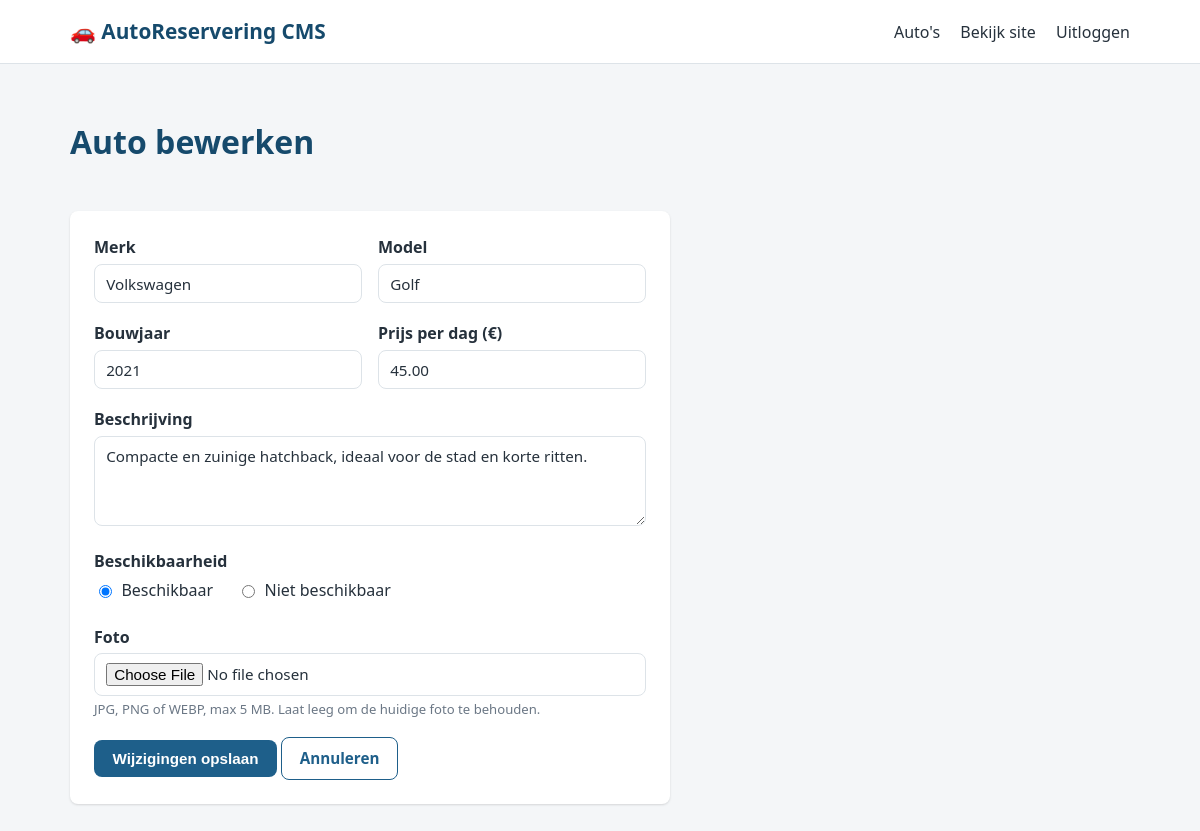
/admin/car_form.php?id=1 (signed in), run on the app's committed database.
### tables this page shows
CREATE TABLE IF NOT EXISTS cars (
    id INT AUTO_INCREMENT PRIMARY KEY,
    brand VARCHAR(100) NOT NULL,
    model VARCHAR(100) NOT NULL,
    year INT NOT NULL,
    price_per_day DECIMAL(10,2) NOT NULL,
    description TEXT,
    photo VARCHAR(255) DEFAULT NULL,
    available TINYINT(1) NOT NULL DEFAULT 1,
    created_at TIMESTAMP DEFAULT CURRENT_TIMESTAMP,
    updated_at TIMESTAMP DEFAULT CURRENT_TIMESTAMP ON UPDATE CURRENT_TIMESTAMP
);

### includes/functions.php (called while the page is built, shortened)
<?php
function e(?string $value): string
{
    return htmlspecialchars($value ?? '', ENT_QUOTES, 'UTF-8');
}

### includes/db.php (called while the page is built)
<?php
function get_pdo(): PDO
{
    static $pdo = null;
    if ($pdo === null) {
        $dsn = 'mysql:host=' . DB_HOST . ';dbname=' . DB_NAME . ';charset=utf8mb4';
        $pdo = new PDO($dsn, DB_USER, DB_PASS, [
            PDO::ATTR_ERRMODE => PDO::ERRMODE_EXCEPTION,
            PDO::ATTR_DEFAULT_FETCH_MODE => PDO::FETCH_ASSOC,
            PDO::ATTR_EMULATE_PREPARES => false,
        ]);
    }
    return $pdo;
}

### admin/car_form.php (the view, shortened to what this page needs)
<?php
$car = [
    'id' => null,
    'brand' => '',
    'model' => '',
    'year' => date('Y'),
    'price_per_day' => '',
    'description' => '',
    'photo' => null,
    'available' => 1,
];
$isEdit = false;
if (isset($_GET['id'])) {
    $stmt = get_pdo()->prepare('SELECT * FROM cars WHERE id = :id');
    $stmt->execute(['id' => (int) $_GET['id']]);
    $found = $stmt->fetch();
    $car = $found;
    $isEdit = true;
}
$pageTitle = $isEdit ? 'Auto bewerken' : 'Nieuwe auto toevoegen';
require_once __DIR__ . '/../includes/admin_header.php';
?>
<div class="page-header">
    <h1><?= e($pageTitle) ?></h1>
</div>
<div class="form-card">
    <form method="post" action="car_save.php" enctype="multipart/form-data">
        <div class="form-row">
            <div class="form-group">
                <label for="brand">Merk</label>
                <input type="text" id="brand" name="brand" required value="<?= e($car['brand']) ?>">
            </div>
            <div class="form-group">
                <label for="model">Model</label>
                <input type="text" id="model" name="model" required value="<?= e($car['model']) ?>">
            </div>
        </div>
        <div class="form-row">
            <div class="form-group">
                <label for="year">Bouwjaar</label>
                <input type="number" id="year" name="year" required min="1950" max="<?= (int) date('Y') + 1 ?>" value="<?= e((string) $car['year']) ?>">
            </div>
            <div class="form-group">
                <label for="price_per_day">Prijs per dag (€)</label>
                <input type="number" id="price_per_day" name="price_per_day" required min="0" step="0.01" value="<?= e((string) $car['price_per_day']) ?>">
            </div>
        </div>
        <div class="form-group">
            <label for="description">Beschrijving</label>
            <textarea id="description" name="description"><?= e($car['description']) ?></textarea>
        </div>
        <div class="form-group">
            <label>Beschikbaarheid</label>
            <div class="radio-group">
                <label><input type="radio" name="available" value="1" <?= (int) $car['available'] === 1 ? 'checked' : '' ?>> Beschikbaar</label>
                <label><input type="radio" name="available" value="0" <?= (int) $car['available'] === 0 ? 'checked' : '' ?>> Niet beschikbaar</label>
            </div>
        </div>
        <div class="form-group">
            <label for="photo">Foto</label>
            <input type="file" id="photo" name="photo" accept=".jpg,.jpeg,.png,.webp">
            <p class="help-text">JPG, PNG of WEBP, max 5 MB.<?= $isEdit ? ' Laat leeg om de huidige foto te behouden.' : '' ?></p>
        </div>
        <button type="submit" class="btn"><?= $isEdit ? 'Wijzigingen opslaan' : 'Auto toevoegen' ?></button>
        <a href="dashboard.php" class="btn btn-secondary">Annuleren</a>
    </form>
</div>
<?php require_once __DIR__ . '/../includes/admin_footer.php'; ?>

### css/style.css (style rules this page uses)
:root { --color-primary: #1e5f8a; --color-primary-dark: #164a6c; --color-accent: #f5a623; --color-bg: #f4f6f8; --color-surface: #ffffff; --color-text: #26313c; --color-muted: #6b7785; --color-border: #dde3e8; --color-success: #2e8b57; --color-success-bg: #e6f4ea; --color-danger: #c0392b; --color-danger-bg: #fbeae8; --radius: 8px; --shadow: 0 1px 3px rgba(0, 0, 0, 0.08), 0 1px 2px rgba(0, 0, 0, 0.06); }
* { box-sizing: border-box; }
body { margin: 0; font-family: "Segoe UI", Roboto, Arial, sans-serif; background: var(--color-bg); color: var(--color-text); line-height: 1.5; }
a { color: var(--color-primary); }
h1, h2, h3 { color: var(--color-primary-dark); }
.page-header { display: flex; align-items: center; justify-content: space-between; flex-wrap: wrap; gap: 1rem; margin-bottom: 1.5rem; }
.btn { display: inline-block; padding: 0.55rem 1.1rem; border-radius: var(--radius); border: 1px solid transparent; background: var(--color-primary); color: #fff; font-size: 0.95rem; font-weight: 600; text-decoration: none; cursor: pointer; }
.btn-secondary { background: transparent; color: var(--color-primary); border-color: var(--color-primary); }
.form-card { background: var(--color-surface); border-radius: var(--radius); box-shadow: var(--shadow); padding: 1.5rem; max-width: 600px; }
.form-group { margin-bottom: 1.1rem; }
label { display: block; font-weight: 600; margin-bottom: 0.3rem; }
input[type="text"], input[type="email"], input[type="tel"], input[type="number"], input[type="date"], input[type="password"], input[type="file"], select, textarea { width: 100%; padding: 0.55rem 0.7rem; border: 1px solid var(--color-border); border-radius: var(--radius); font-size: 0.95rem; font-family: inherit; background: #fff; color: var(--color-text); }
textarea { resize: vertical; min-height: 90px; }
.radio-group { display: flex; gap: 1.5rem; }
.radio-group label { font-weight: 500; display: flex; align-items: center; gap: 0.4rem; }
.form-row { display: flex; gap: 1rem; }
.form-row .form-group { flex: 1; }
.help-text { font-size: 0.82rem; color: var(--color-muted); margin-top: 0.25rem; }

### data on the page
cars: brand "Volkswagen", model "Golf", year "2021", price_per_day "45.00", description "Compacte en zuinige hatchback, ideaal voor de stad en korte ritten.", available "☑ Beschikbaar", available "☐ Niet beschikbaar"

### other printed values
$pageTitle "Auto bewerken"
